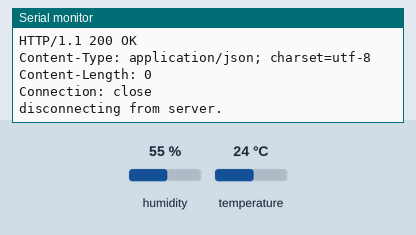
Simulated run of this sketch. Board: ESP8266 (NodeMCU). Parts: the last lines printed to the serial monitor. The inputs (shaded band) are chosen by the test bench; at power-on: humidity 55 %, temperature 24 °C. WiFi joins after 1.5 s; servers stay silent unless stated; uploads are accepted with an empty reply.

Above: at 2.7 s.
2.8 s: humidity set to 22 %
10.5 s: temperature set to 12 °C
At 12.01 s:
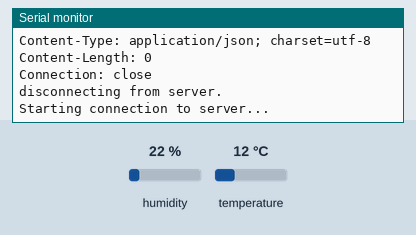
18.2 s: humidity set to 40 %
At 23.0 s:
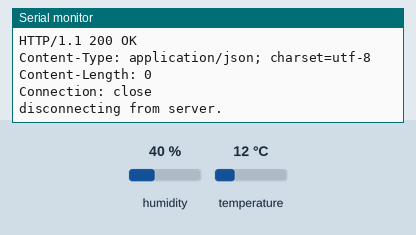

Measured:
- after the input at 18.2 s, the serial monitor: prints a new line after 4.2 s (image 2)

The sketch:

log_data_one.ino
```cpp
// Libraries
#include <ESP8266WiFi.h>
#include "DHT.h"

// WiFi credientials
const char* ssid = "your_wifi_ssid";
const char* password = "your_wifi_password";

// Status
int status = WL_IDLE_STATUS;

// Pin
#define DHTPIN 5

// Use DHT11
#define DHTTYPE DHT11

// Create instance
DHT dht(DHTPIN, DHTTYPE);

// Server
char server[] = "dweet.io";

// Client instance
WiFiClient client;

void setup() {

  // Initialize serial and wait for port to open:
  Serial.begin(115200);

  // Init DHT
  dht.begin();

 Serial.println();
  Serial.print("Connecting to ");
  Serial.println(ssid);

  // Connect to WiFi
  WiFi.begin(ssid, password);
  while (WiFi.status() != WL_CONNECTED) {
    delay(500);
    Serial.print(".");
  }
  Serial.println("");
  Serial.println("WiFi connected");

  // Print the IP address
  Serial.println("IP address: ");
  Serial.println(WiFi.localIP());
}

void loop() {

  // Reading temperature & humidity
  float h = dht.readHumidity();
  float t = dht.readTemperature();

  // Build request
  String request = "GET /dweet/for/65ftiv?temperature=";
  request += String(t);
  request += "&humidity=";
  request += String(h);
  request += " HTTP/1.1";

  Serial.println("\nStarting connection to server...");
  // if you get a connection, report back via serial:
  if (client.connect(server, 80)) {
    Serial.println("connected to server");
    // Make a HTTP request:
    Serial.println(request);
    client.println(request);
    client.println("Host: dweet.io");
    client.println("Connection: close");
    client.println();
  }

  // if there are incoming bytes available
  // from the server, read them and print them:
  while (client.connected()) {
    while (client.available()) {
      char c = client.read();
      Serial.print(c);
    }
  }

  // if the server's disconnected, stop the client:
  Serial.println();
  Serial.println("disconnecting from server.");
  client.stop();

  delay(10000);
}
```
